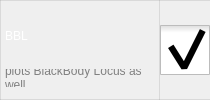
                      <widget class="QWidget" name="widget_35" native="true">
                       <property name="sizePolicy">
                        <sizepolicy hsizetype="Preferred" vsizetype="Fixed">
                         <horstretch>0</horstretch>
                         <verstretch>0</verstretch>
                        </sizepolicy>
                       </property>
                       <property name="minimumSize">
                        <size>
                         <width>0</width>
                         <height>50</height>
                        </size>
                       </property>
                       <property name="maximumSize">
                        <size>
                         <width>16777215</width>
                         <height>16777215</height>
                        </size>
                       </property>
                       <property name="styleSheet">
                        <string notr="true"/>
                       </property>
                       <layout class="QHBoxLayout" name="horizontalLayout_22">
                        <property name="spacing">
                         <number>0</number>
                        </property>
                        <property name="leftMargin">
                         <number>0</number>
                        </property>
                        <property name="topMargin">
                         <number>0</number>
                        </property>
                        <property name="rightMargin">
                         <number>0</number>
                        </property>
                        <property name="bottomMargin">
                         <number>0</number>
                        </property>
                        <item>
                         <widget class="QWidget" name="widget_22" native="true">
                          <property name="styleSheet">
                           <string notr="true">QWidget {border: 1px solid rgba(129, 129, 129, 50); color: grey}</string>
                          </property>
                          <layout class="QVBoxLayout" name="verticalLayout_18">
                           <property name="spacing">
                            <number>2</number>
                           </property>
                           <property name="leftMargin">
                            <number>5</number>
                           </property>
                           <property name="topMargin">
                            <number>5</number>
                           </property>
                           <property name="rightMargin">
                            <number>5</number>
                           </property>
                           <property name="bottomMargin">
                            <number>5</number>
                           </property>
                           <item>
                            <widget class="QLabel" name="label_39">
                             <property name="minimumSize">
                              <size>
                               <width>150</width>
                               <height>50</height>
                              </size>
                             </property>
                             <property name="maximumSize">
                              <size>
                               <width>16777215</width>
                               <height>50</height>
                              </size>
                             </property>
                             <property name="styleSheet">
                              <string notr="true">border: 0px; color: white;</string>
                             </property>
                             <property name="text">
                              <string>BBL</string>
                             </property>
                            </widget>
                           </item>
                           <item>
                            <widget class="QLabel" name="label_40">
                             <property name="minimumSize">
                              <size>
                               <width>0</width>
                               <height>18</height>
                              </size>
                             </property>
                             <property name="maximumSize">
                              <size>
                               <width>16777215</width>
                               <height>18</height>
                              </size>
                             </property>
                             <property name="contextMenuPolicy">
                              <enum>Qt::CustomContextMenu</enum>
                             </property>
                             <property name="styleSheet">
                              <string notr="true">border:0;</string>
                             </property>
                             <property name="text">
                              <string>plots BlackBody Locus as well. </string>
                             </property>
                             <property name="scaledContents">
                              <bool>false</bool>
                             </property>
                             <property name="wordWrap">
                              <bool>true</bool>
                             </property>
                            </widget>
                           </item>
                          </layout>
                         </widget>
                        </item>
                        <item>
                         <widget class="QCheckBox" name="checkBox_8">
                          <property name="sizePolicy">
                           <sizepolicy hsizetype="Minimum" vsizetype="Expanding">
                            <horstretch>0</horstretch>
                            <verstretch>0</verstretch>
                           </sizepolicy>
                          </property>
                          <property name="minimumSize">
                           <size>
                            <width>50</width>
                            <height>0</height>
                           </size>
                          </property>
                          <property name="maximumSize">
                           <size>
                            <width>50</width>
                            <height>16777215</height>
                           </size>
                          </property>
                          <property name="styleSheet">
                           <string notr="true">QCheckBox {
	border-top: 1px solid rgba(129, 129, 129, 50);
	border-bottom: 1px solid rgba(129, 129, 129, 50);
	border-radius: 0px;
}

QCheckBox::indicator:checked {
    image: url(./resources/icons/toggle-button-on.png);
}

QCheckBox::indicator:unchecked {
    image: url(./resources/icons/toggle-button-off.png);
}
QCheckBox::indicator {
    width: 50px;
    height: 50px;
}</string>
                          </property>
                          <property name="text">
                           <string/>
                          </property>
                          <property name="checked">
                           <bool>true</bool>
                          </property>
                         </widget>
                        </item>
                       </layout>
                      </widget>
